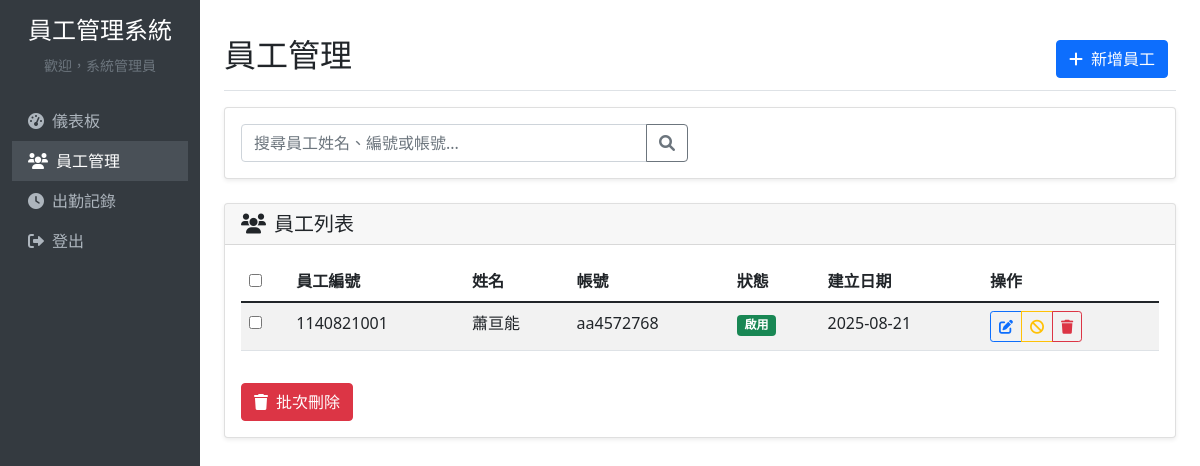
Page /employee_management (signed in) on the committed database.
### app.py (models this page shows)
class Employee(UserMixin, db.Model):
    id = db.Column(db.Integer, primary_key=True)
    employee_id = db.Column(db.String(20), unique=True, nullable=False)
    username = db.Column(db.String(80), unique=True, nullable=False)
    password_hash = db.Column(db.String(120), nullable=False)
    name = db.Column(db.String(100), nullable=False)
    gender = db.Column(db.String(10))
    birth_date = db.Column(db.Date)
    marital_status = db.Column(db.String(20))
    id_number = db.Column(db.String(20))
    address = db.Column(db.Text)
    household_address = db.Column(db.Text)
    email = db.Column(db.String(120))
    contact_phone = db.Column(db.String(20))
    mobile_phone = db.Column(db.String(20))
    physical_condition = db.Column(db.Text)
    height = db.Column(db.Integer)
    weight = db.Column(db.Integer)
    special_status = db.Column(db.Text)
    disability_status = db.Column(db.Text)
    emergency_contact_name = db.Column(db.String(100))
    emergency_contact_relation = db.Column(db.String(50))
    emergency_contact_phone = db.Column(db.String(20))
    education = db.Column(db.Text)
    work_experience = db.Column(db.Text)
    family_status = db.Column(db.Text)
    specialty = db.Column(db.Text)
    hobbies = db.Column(db.Text)
    insurance = db.Column(db.Text)
    vision = db.Column(db.String(20))
    languages = db.Column(db.Text)
    driver_license = db.Column(db.Text)
    military_service = db.Column(db.String(20))
    military_branch = db.Column(db.String(50))
    certifications = db.Column(db.Text)
    financial_reports = db.Column(db.String(10))
    computer_skills = db.Column(db.Text)
    insurance_items = db.Column(db.Text)
    criminal_record = db.Column(db.Text)
    is_active = db.Column(db.Boolean, default=True)
    is_admin = db.Column(db.Boolean, default=False)
    created_at = db.Column(db.DateTime, default=datetime.utcnow)

### app.py (the view)
@app.route('/employee_management')
@login_required
def employee_management():
    if not current_user.is_admin:
        flash('權限不足')
        return redirect(url_for('dashboard'))
    employees = Employee.query.filter_by(is_admin=False).all()
    return render_template('employee_management.html', employees=employees)

### app.py (called while the page is built)
@login_manager.user_loader
def load_user(user_id):
    return Employee.query.get(int(user_id))

### templates/employee_management.html (shortened to what this page needs)
{% extends "base.html" %}
{% block content %}
<div class="d-flex justify-content-between flex-wrap flex-md-nowrap align-items-center pt-3 pb-2 mb-3 border-bottom">
    <h1 class="h2">員工管理</h1>
    <div class="btn-toolbar mb-2 mb-md-0">
        <div class="btn-group me-2">
            <a href="{{ url_for('add_employee') }}" class="btn btn-primary">
                <i class="fas fa-plus me-2"></i>新增員工
            </a>
        </div>
    </div>
</div>
<div class="card mb-4">
    <div class="card-body">
        <div class="row">
            <div class="col-md-6">
                <div class="input-group">
                    <input type="text" class="form-control" id="searchInput" placeholder="搜尋員工姓名、編號或帳號...">
                    <button class="btn btn-outline-secondary" type="button" onclick="searchEmployees()">
                        <i class="fas fa-search"></i>
                    </button>
                </div>
            </div>
        </div>
    </div>
</div>
<div class="card">
    <div class="card-header">
        <h5 class="card-title mb-0">
            <i class="fas fa-users me-2"></i>員工列表
        </h5>
    </div>
    <div class="card-body">
        <form id="batchForm" method="POST" action="{{ url_for('batch_delete_employees') }}">
            <div class="table-responsive">
                <table class="table table-striped table-hover">
                    <thead>
                        <tr>
                            <th>
                                <input type="checkbox" id="selectAll" onchange="toggleSelectAll()">
                            </th>
                            <th>員工編號</th>
                            <th>姓名</th>
                            <th>帳號</th>
                            <th>狀態</th>
                            <th>建立日期</th>
                            <th>操作</th>
                        </tr>
                    </thead>
                    <tbody id="employeeTableBody">
                        {% for employee in employees %}
                        <tr>
                            <td>
                                <input type="checkbox" name="employee_ids" value="{{ employee.id }}" class="employee-checkbox">
                            </td>
                            <td>{{ employee.employee_id }}</td>
                            <td>{{ employee.name }}</td>
                            <td>{{ employee.username }}</td>
                            <td>
                                {% if employee.is_active %}
                                    <span class="badge bg-success">啟用</span>
                                {% else %}
                                    <span class="badge bg-danger">停用</span>
                                {% endif %}
                            </td>
                            <td>{{ employee.created_at.strftime('%Y-%m-%d') }}</td>
                            <td>
                                <div class="btn-group btn-group-sm" role="group">
                                    <a href="{{ url_for('edit_employee', id=employee.id) }}" class="btn btn-outline-primary">
                                        <i class="fas fa-edit"></i>
                                    </a>
                                    <a href="{{ url_for('toggle_employee_status', id=employee.id) }}"
                                       class="btn btn-outline-warning"
                                       onclick="return confirm('確定要{% if employee.is_active %}停用{% else %}啟用{% endif %}此員工嗎？')">
                                        <i class="fas fa-{% if employee.is_active %}ban{% else %}check{% endif %}"></i>
                                    </a>
                                    <a href="{{ url_for('delete_employee', id=employee.id) }}"
                                       class="btn btn-outline-danger"
                                       onclick="return confirm('確定要刪除此員工嗎？此操作無法復原！')">
                                        <i class="fas fa-trash"></i>
                                    </a>
                                </div>
                            </td>
                        </tr>
                        {% endfor %}
                    </tbody>
                </table>
            </div>
            <div class="mt-3">
                <button type="submit" class="btn btn-danger" onclick="return confirm('確定要刪除選中的員工嗎？此操作無法復原！')">
                    <i class="fas fa-trash me-2"></i>批次刪除
                </button>
            </div>
        </form>
    </div>
</div>
{% endblock %}

### templates/base.html (shortened to what this page needs)
<!DOCTYPE html>
<html lang="zh-TW">
<head>
    <link href="https://cdn.jsdelivr.net/npm/bootstrap@5.1.3/dist/css/bootstrap.min.css" rel="stylesheet">
    <link href="https://cdnjs.cloudflare.com/ajax/libs/font-awesome/6.0.0/css/all.min.css" rel="stylesheet">
</head>
<body>
    {% if current_user.is_authenticated %}
    <div class="container-fluid">
        <div class="row">
            <nav class="col-md-3 col-lg-2 d-md-block sidebar collapse">
                <div class="position-sticky pt-3">
                    <div class="text-center mb-4">
                        <h4 class="text-white">員工管理系統</h4>
                        <small class="text-muted">歡迎，{{ current_user.name }}</small>
                    </div>
                    <ul class="nav flex-column">
                        <li class="nav-item">
                            <a class="nav-link {% if request.endpoint == 'dashboard' %}active{% endif %}" href="{{ url_for('dashboard') }}">
                                <i class="fas fa-tachometer-alt me-2"></i>儀表板
                            </a>
                        </li>
                        {% if current_user.is_admin %}
                        <li class="nav-item">
                            <a class="nav-link {% if request.endpoint == 'employee_management' %}active{% endif %}" href="{{ url_for('employee_management') }}">
                                <i class="fas fa-users me-2"></i>員工管理
                            </a>
                        </li>
                        <li class="nav-item">
                            <a class="nav-link {% if request.endpoint == 'attendance_records' %}active{% endif %}" href="{{ url_for('attendance_records') }}">
                                <i class="fas fa-clock me-2"></i>出勤記錄
                            </a>
                        </li>
                        {% endif %}
                        <li class="nav-item">
                            <a class="nav-link" href="{{ url_for('logout') }}">
                                <i class="fas fa-sign-out-alt me-2"></i>登出
                            </a>
                        </li>
                    </ul>
                </div>
            </nav>
            <main class="col-md-9 ms-sm-auto col-lg-10 px-md-4 main-content">
                {% block content %}{% endblock %}
            </main>
        </div>
    </div>
    {% else %}
        {% block login_content %}{% endblock %}
    {% endif %}
</body>
</html>

### templates/base.html (style rules this page uses)
.sidebar { min-height: 100vh; background-color: #343a40; }
.sidebar .nav-link { color: #adb5bd; }
.sidebar .nav-link.active { color: #fff; background-color: #495057; }
.main-content { padding: 20px; }
.card { box-shadow: 0 0.125rem 0.25rem rgba(0, 0, 0, 0.075); }
.table-responsive { border-radius: 0.375rem; }
.btn-group-sm > .btn, .btn-sm { padding: 0.25rem 0.5rem; font-size: 0.875rem; }

### rows in the picture
Employee: name "系統管理員"
Employee: employee_id "1140821001", name "蕭亘能", username "aa4572768", is_active "啟用", created_at "2025-08-21"
